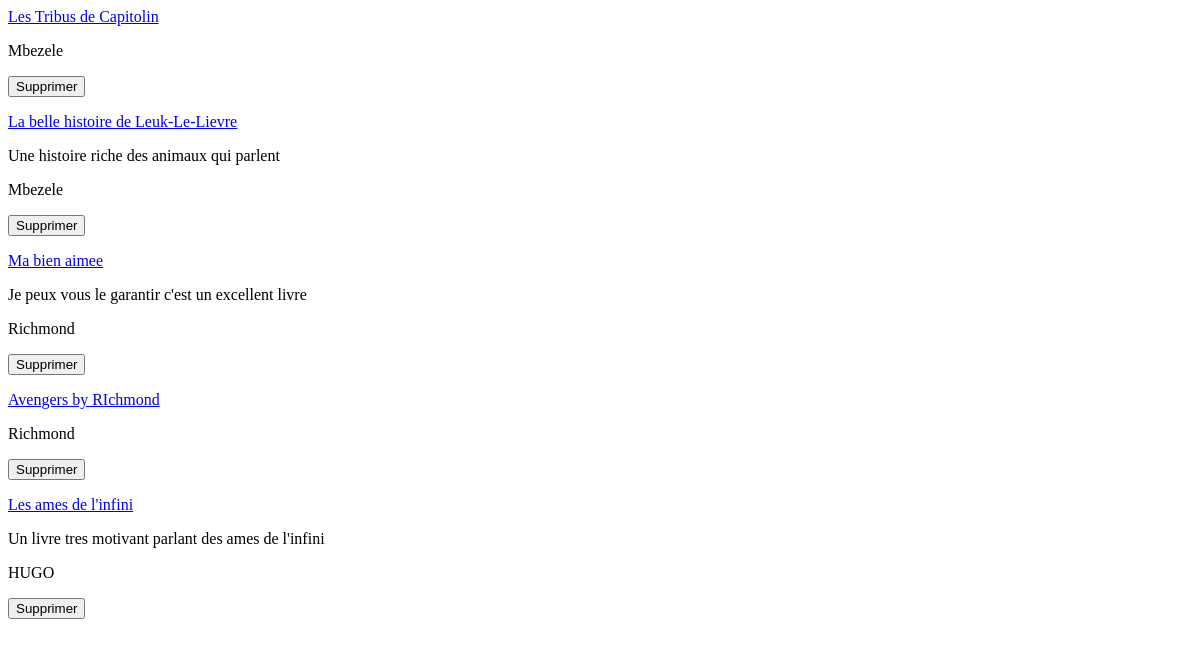
The app's page /books/all/, older data.
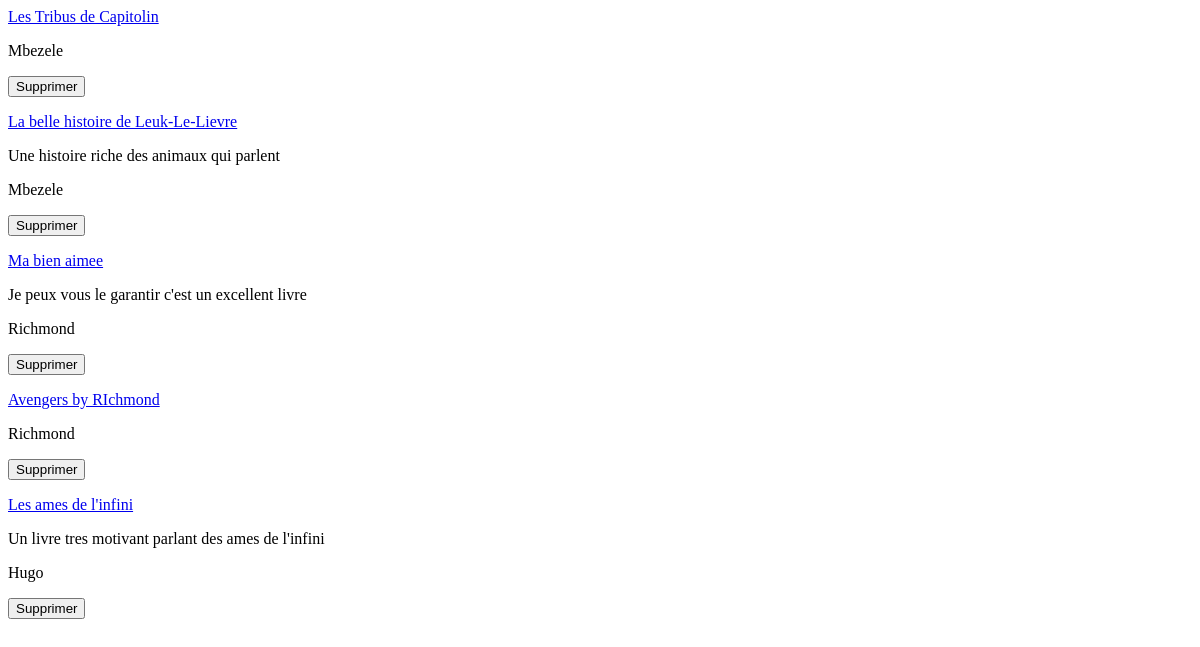
The same page, newer data.
### core/models.py (models this page shows, shortened)
class Book(models.Model):
    title = models.CharField(max_length=50)
    isbn = models.CharField(unique=True, max_length=50)
    publication_date = models.DateField()
    available = models.BooleanField(default=True)
    author = models.ForeignKey("author", on_delete=models.SET_NULL, null=True)
    summary = models.TextField(null=True, blank=True)
    class Meta:
        verbose_name = "Book"
        verbose_name_plural = "Books"
        ordering = ["-publication_date"]

class Author(models.Model):
    name = models.CharField(max_length=50)
    surname = models.CharField(max_length=50)
    birthday = models.DateField(auto_now=False, auto_now_add=False)
    class Meta:
        verbose_name = "Author"
        verbose_name_plural = "Authors"
    def __str__(self):
        return self.name

### core/views.py (the view)
# urls.py: path('books/all/', views.book_list,name="get_all_books"),
def book_list(request):
    books = models.Book.objects.all()
    return render(request, "core/book_list.html", {'books':books})

### core/templates/core/book_list.html
{% for book in books %}
    <a href="{% url "book_detail" book.pk %}">{{book.title}}</a>
    <p>{{book.summary}}</p>
    <p>{{book.author}} </p>
    <form method="post" action="{% url 'delete_book' book.pk %}">{% csrf_token %}<button>Supprimer</button></form>
{% endfor %}

Row changes from the older to the newer data that the page shows:
changed through a linked row, Book "Les ames de l'infini": author "HUGO" → "Hugo"
